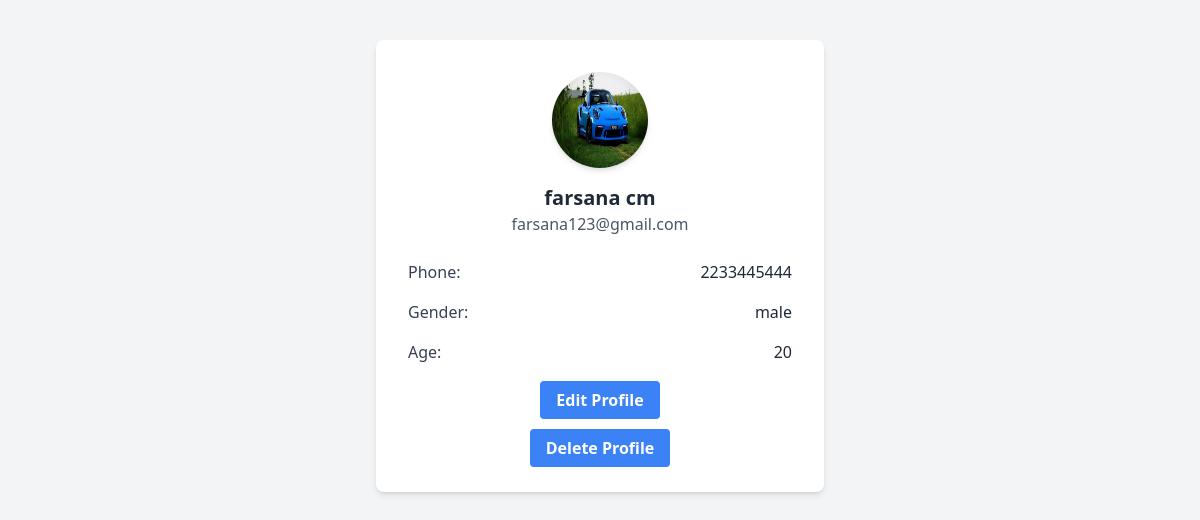
Page /viewprofile/ (signed in) on the committed database.
### app/models.py (models this page shows, shortened)
class Register(models.Model):
    name=models.CharField(max_length=50,null=True,blank=True)
    email=models.EmailField(unique=True,null=True,blank=True)
    phone=models.IntegerField(null=True,blank=True)
    gender_choices=(
        ('MALE','male'),
        ('FEMALE','female'),
        ('OTHERS','others')
    )
    gender=models.CharField(choices=gender_choices,max_length=10)
    age=models.IntegerField(null=True,blank=True)
    password=models.CharField(max_length=8,null=True,blank=True)
    image=models.ImageField(upload_to='user/',null=True,blank=True)

### app/views.py (the view)
# urls.py: path('viewprofile/',views.viewprofile,name='viewprofile'),
def viewprofile(request):
    try:
        email=request.session['email']
        user=Register.objects.get(email=email)
        if user:
            return render(request,'viewprofile.html',{'usr':user})
        else:
            return redirect('login')
    except:
        return redirect('login')

### app/templates/viewprofile.html (shortened to what this page needs)
<!DOCTYPE html>
<html lang="en">
<head>
    <script src="https://cdn.tailwindcss.com"></script>
</head>
<body class="bg-gray-100">
    <div class="container mx-auto mt-10">
        <div class="w-full max-w-md mx-auto bg-white rounded-lg shadow-md p-8">
            <div class="flex justify-center">
                {% if usr.image %}
                    <img src="{{ usr.image.url }}" alt="Profile Image" class="w-24 h-24 rounded-full shadow-md">
                {% else %}
                    <img src="https://via.placeholder.com/150" alt="Default Profile Image" class="w-24 h-24 rounded-full shadow-md">
                {% endif %}
            </div>
            <div class="text-center mt-4">
                <h2 class="text-xl font-semibold text-gray-800">{{ usr.name }}</h2>
                <p class="text-gray-600">{{ usr.email }}</p>
            </div>
            <div class="mt-6 space-y-4">
                <div class="flex items-center justify-between">
                    <span class="font-medium text-gray-700">Phone:</span>
                    <span class="text-gray-800">{{ usr.phone }}</span>
                </div>
                <div class="flex items-center justify-between">
                    <span class="font-medium text-gray-700">Gender:</span>
                    <span class="text-gray-800">{{ usr.get_gender_display }}</span>
                </div>
                <div class="flex items-center justify-between">
                    <span class="font-medium text-gray-700">Age:</span>
                    <span class="text-gray-800">{{ usr.age }}</span>
                </div>
            </div>
            <div class="mt-6 text-center">
                <a href="{% url 'editprofile' %}" class="bg-blue-500 hover:bg-blue-700 text-white font-bold py-2 px-4 rounded">
                    Edit Profile
                </a>
            </div>
            <div class="mt-6 text-center">
                <a href="/delprofile/{{usr.id}}/" class="bg-blue-500 hover:bg-blue-700 text-white font-bold py-2 px-4 rounded">
                    Delete Profile
                </a>
            </div>
        </div>
    </div>
</body>
</html>

### rows in the picture
Register: image (picture), name "farsana cm", email "farsana123@gmail.com", phone "2233445444", gender "male", age "20"
